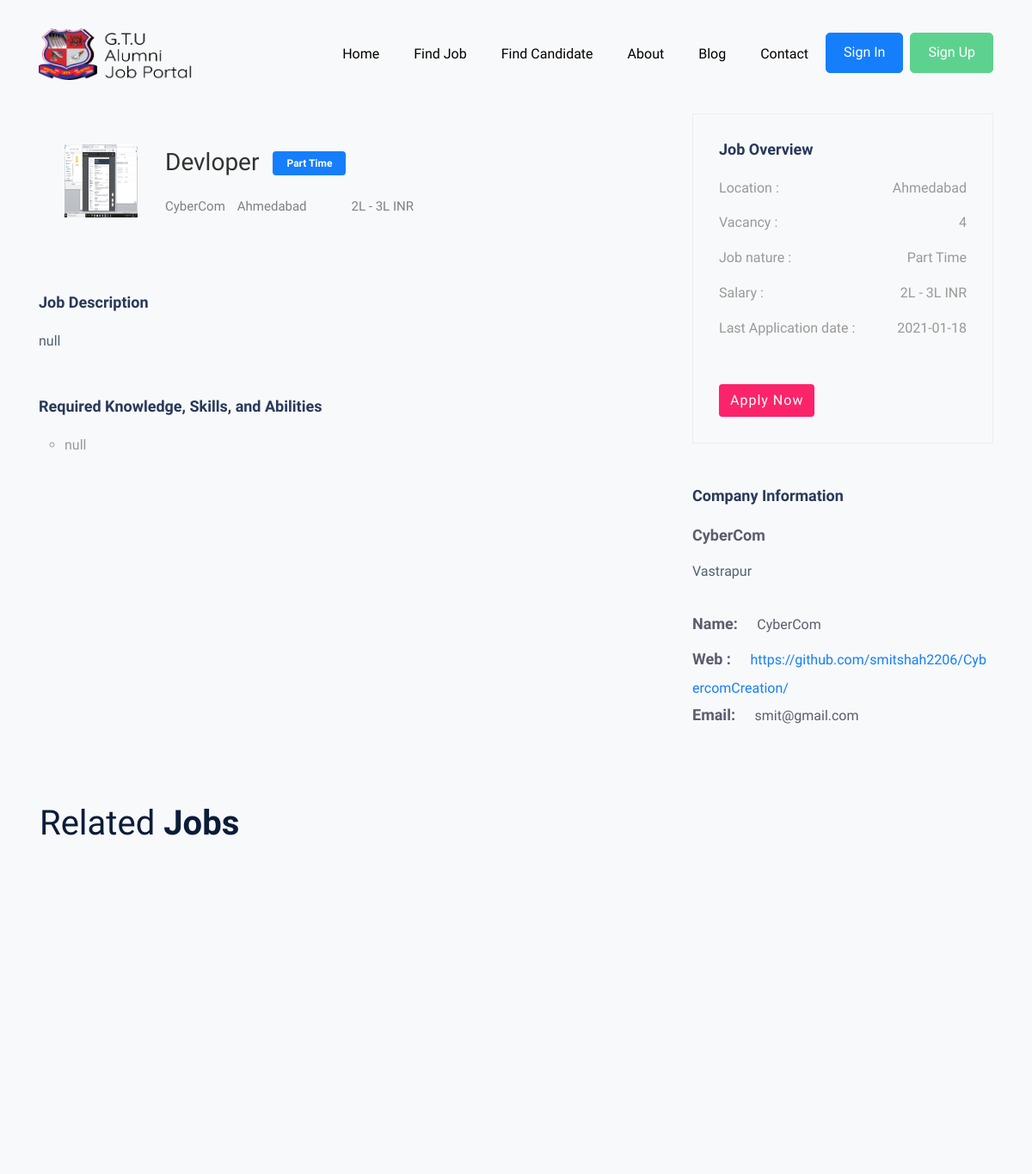
Before: /job_details.php?post_id=2 (upper part) with the older database file.
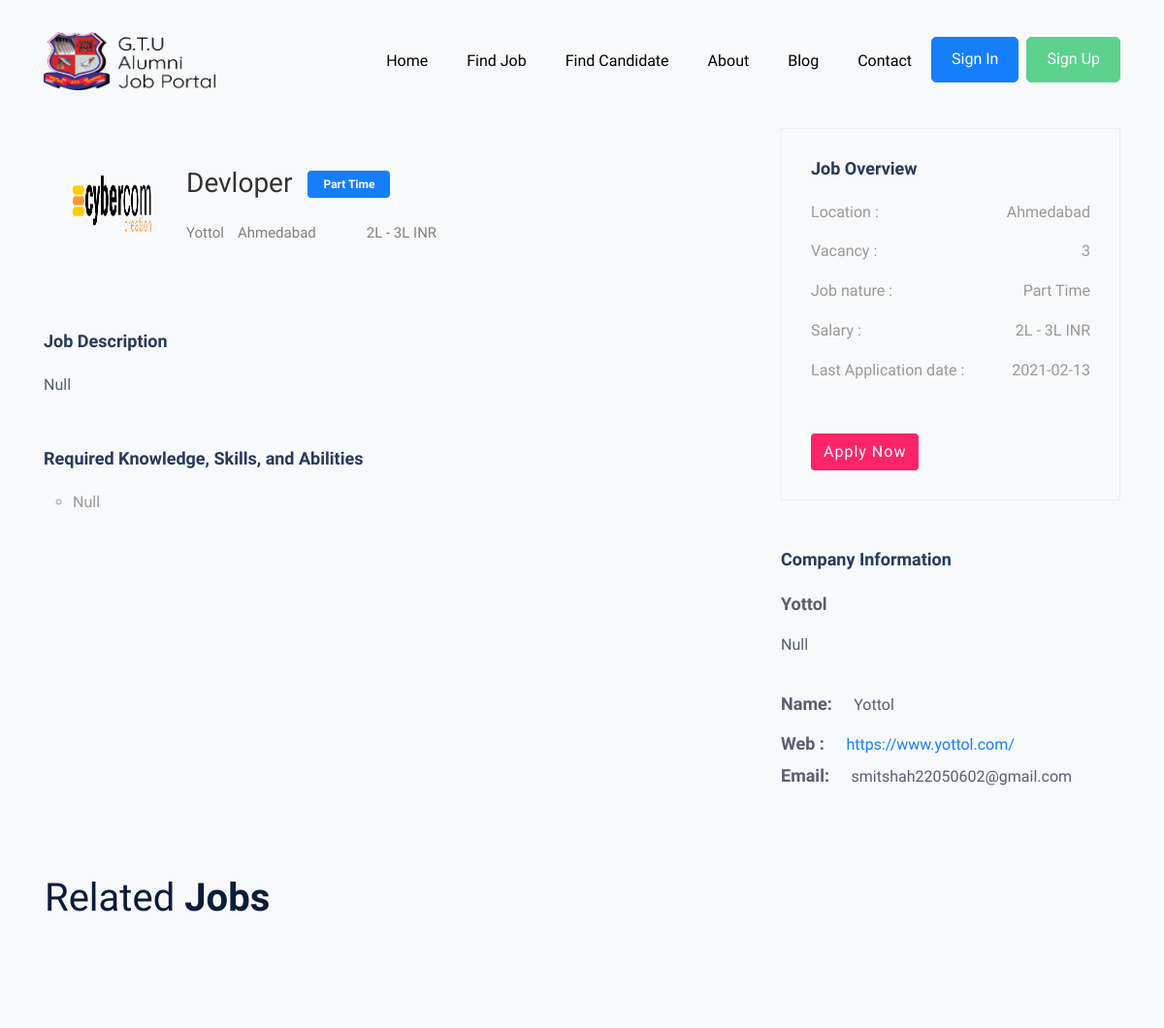
After: the same page with the newer database file.
### tables this page shows
CREATE TABLE `job_post` (
  `id` int(11) NOT NULL,
  `job_title` varchar(255) NOT NULL,
  `job_ctc` varchar(255) NOT NULL,
  `job_deadlinedate` varchar(255) NOT NULL,
  `job_vacancies` int(255) NOT NULL,
  `job_type` varchar(255) NOT NULL,
  `job_location` varchar(255) NOT NULL,
  `exam_url` varchar(255) NOT NULL,
  `job_eligiblity` varchar(255) NOT NULL,
  `job_description` varchar(255) NOT NULL,
  `status` int(1) NOT NULL,
  `created_by` varchar(255) NOT NULL,
  `created_time` timestamp(6) NOT NULL DEFAULT current_timestamp(6)
);

CREATE TABLE `company` (
  `id` int(11) NOT NULL,
  `firstname` varchar(255) NOT NULL,
  `middlename` varchar(255) NOT NULL,
  `lastname` varchar(255) NOT NULL,
  `email` varchar(255) NOT NULL,
  `password` varchar(255) NOT NULL,
  `contactnumber` varchar(255) NOT NULL,
  `company_name` varchar(255) NOT NULL,
  `company_website` varchar(255) NOT NULL,
  `company_about` varchar(255) NOT NULL,
  `company_contry` varchar(255) NOT NULL,
  `company_state` varchar(255) NOT NULL,
  `company_district` varchar(255) NOT NULL,
  `whatsapp` varchar(255) NOT NULL,
  `facebook` varchar(255) NOT NULL,
  `linkedin` varchar(255) NOT NULL,
  `company_logo` varchar(255) NOT NULL,
  `status` int(1) NOT NULL,
  `created_time` timestamp(6) NOT NULL DEFAULT current_timestamp(6)
);

### common_function.php (called while the page is built, shortened)
		<?php
	function color_label($value)
	{
		switch ($value)
		{
			case 'Part Time':
				return 'bg-primary';
				break;
			case 'Full Time':
				return 'bg-warning';
				break;
		}
	}
	function fetch_job_details($conn,$id){
		$sql = "SELECT `job_post`.`id`,`job_title`,`job_ctc`,`job_deadlinedate`,`job_vacancies`,`job_type`,`job_location`,`exam_url`,`job_eligiblity`,`job_description`,`email`,`company_name`,`company_website`,`company_about`,`company_logo` FROM `job_post`, `company` WHERE `job_post`.`id`= '$id' AND `company`.`id` = `job_post`.`created_by`";
		$result = mysqli_query($conn,$sql);
		if($result)
		{
			return $result;
		}
		else
		{
			return false;
		}
	}
?>

### job_details.php (the view, shortened to what the changed rows need)
<?php
  include 'header.php';
  if(isset($_GET['post_id'])){
    $id = $_GET['post_id'];
    $current_job_details_check = fetch_job_details($conn,$id);
    $current_job_details_check_count = mysqli_num_rows($current_job_details_check);
    if($current_job_details_check_count > 0){
      $current_job_details = mysqli_fetch_array($current_job_details_check);
    }else{
      $msg = 'Something Went wrong !';
      $link = 'index.php';
      redirect_link($msg,$link);
    }
  }else{
    $link = 'index.php';
    redirect_link('',$link);
  }
?>
<link rel="stylesheet" type="text/css" href="css/extra_style.css">
<?php
  include 'navigation.php';
?>
<section class="ftco-section bg-light" style="padding: 0; padding-top: 7rem;">
  <div class="job-post-company pt-20 pb-20">
    <div class="container">
      <div class="row justify-content-between">
        <div class="col-xl-7 col-lg-8">
          <div class="single-job-items mb-50">
            <div class="job-items">
              <div class="company-img company-img-details">
                <a href="<?php echo $current_job_details['company_website']; ?>" target = "_blank"><img src="<?php echo Company_Logo_Url.$current_job_details['company_logo']; ?>" alt="<?php echo $current_job_details['company_name']; ?>" style = 'background-size: cover;width:85px;height:85px;'></a>
              </div>
              <div class="job-tittle">
                <div class="job-post-item-header d-flex align-items-center mb-3">
                    <h2 class="mr-3 mb-0 text-black h3"><?php echo $current_job_details['job_title'];?></h2>
                    <div class="badge-wrap">
                     <span class="<?php echo color_label($current_job_details['job_type']); ?> text-white badge py-2 px-3"><?php echo $current_job_details['job_type'];?></span>
                    </div>
                  </div>
                <ul>
                  <a href="<?php echo $current_job_details['company_website']; ?>">
                    <li><?php echo $current_job_details['company_name']; ?></li>
                  </a>
                  <li><i class="fas fa-map-marker-alt"></i><?php echo $current_job_details['job_location']; ?></li>
                  <li><?php echo $current_job_details['job_ctc']; ?> INR</li>
                </ul>
              </div>
            </div>
          </div>
          <div class="job-post-details">
            <div class="post-details1 mb-50">
              <div class="small-section-tittle">
                <h4>Job Description</h4>
              </div>
              <p><?php echo $current_job_details['job_description']; ?></p>
            </div>
            <div class="post-details2  mb-50">
              <ul>
                <?php
                  $job_eligiblity_arr = explode(PHP_EOL,$current_job_details['job_eligiblity']);
                  foreach ($job_eligiblity_arr as $row) {
                    ?>
                      <li><?php echo $row; ?></li>
                    <?php
                  }
                ?>
              </ul>
            </div>
          </div>
        </div>
        <div class="col-xl-4 col-lg-4">
          <div class="post-details3  mb-50">
            <ul>
              <li>Location : <span><?php echo $current_job_details['job_location']; ?></span></li>
              <li>Vacancy : <span><?php echo $current_job_details['job_vacancies']; ?></span></li>
              <li>Job nature : <span><?php echo $current_job_details['job_type']; ?></span></li>
              <li>Salary : <span><?php echo $current_job_details['job_ctc']; ?> INR</span></li>
              <li>Last Application date : <span><?php echo $current_job_details['job_deadlinedate']; ?></span></li>
            </ul>
          </div>
          <div class="post-details4  mb-50">
            <div class="small-section-tittle">
              <h4>Company Information</h4>
            </div>
            <span><?php echo $current_job_details['company_name']; ?></span>
            <p><?php echo $current_job_details['company_about'];?></p>
            <ul>
              <li>Name: <span><?php echo $current_job_details['company_name']; ?></span></li>
              <li>Web : <span style="word-break: break-all;display: initial;"><a href="<?php echo $current_job_details['company_website']; ?>"><?php echo $current_job_details['company_website']; ?></a></span></li>
              <li>Email: <span><?php echo $current_job_details['email'];?></span></li>
            </ul>
          </div>
        </div>
      </div>
    </div>
  </div>
</section>
<section class="ftco-section bg-light" style="padding: 0;">
  <div class="container">
    <div class="row">
      <div class="col-md-12 heading-section text-left ftco-animate fadeInUp ftco-animated pl-3">
        <h2 class="mb-4"><span>Related</span> Jobs</h2>
      </div>
    </div>
  </div>
</section>
<?php
  include 'footer.php';
?>

Changed rows visible on the page:
changed job_post "Devloper": company.company_logo: a different picture; company.company_name "CyberCom" → "Yottol"; job_description "null" → "Null"; job_eligiblity "null" → "Null"; job_vacancies "4" → "3"; job_deadlinedate "2021-01-18" → "2021-02-13"; company.company_about "Vastrapur" → "Null"; company.company_website "https://github.com/smitshah2206/CybercomCreation/" → "https://www.yottol.com/"; company.email "smit@gmail.com" → "smitshah22050602@gmail.com"
